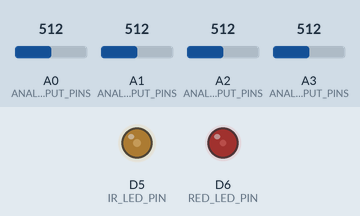
Simulated run of this sketch. Board: Arduino Uno R4 Minima. Parts: output pins drawn as LEDs (lit = HIGH). Dashed ring = blinking. The test bench sets the inputs (shaded band); at power-on: A0 (ANALOG_INPUT_PINS) = 512, A1 (ANALOG_INPUT_PINS) = 512, A2 (ANALOG_INPUT_PINS) = 512, A3 (ANALOG_INPUT_PINS) = 512 (analog values on the 0–1023 scale). What the sketch prints to the serial monitor is not drawn.

Above: at 1.2 s.
1.3 s: A0 (ANALOG_INPUT_PINS) set to 614
4.3 s: A0 (ANALOG_INPUT_PINS) set to 631
At 5.8 s:
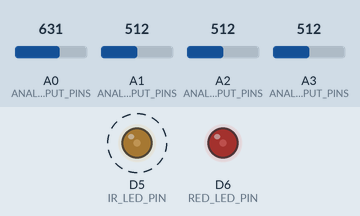
7.3 s: A1 (ANALOG_INPUT_PINS) set to 608
10.3 s: A1 (ANALOG_INPUT_PINS) set to 641
Timing chart, 0 to 12.8 s (numbered marks = the images above; inputs shaded):
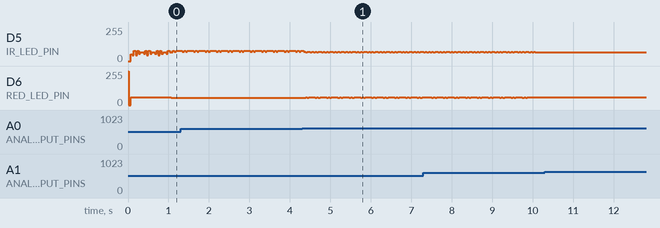

The sketch:

pulse_ox_reference.ino
```cpp
// PulseOx reference sketch for the Arduino UNO R4 WiFi.
//
// Fixed hardware model:
//   A0 -> reflective raw photodiode output
//   A1 -> transmission raw photodiode output
//   A2 -> filtered reflective photodiode output
//   A3 -> filtered transmission photodiode output
//
// LED control:
//   D6 -> RED LED
//   D5 -> IR LED
//
// Phase order:
//   RED_ON -> DARK1 -> IR_ON -> DARK2
//
// Shared protocol packets:
//   META,lab,PULSEOX_REFERENCE
//   META,firmware_version,1
//   META,acq_class,PHASED_CYCLE
//   META,adc_resolution_bits,14
//   META,cycle_rate_hz,100
//   META,phase_rate_hz,400
//   META,phase_fields,t_us,cycle_idx,phase,reflective_raw,transmission_raw,reflective_filtered,transmission_filtered
//   PHASE,t_us,cycle_idx,phase,reflective_raw,transmission_raw,reflective_filtered,transmission_filtered
//   META,cycle_fields,t_us,cycle_idx,reflective_raw_red_corr,reflective_raw_ir_corr,transmission_raw_red_corr,transmission_raw_ir_corr,reflective_filtered_red_corr,reflective_filtered_ir_corr,transmission_filtered_red_corr,transmission_filtered_ir_corr
//   CYCLE,t_us,cycle_idx,reflective_raw_red_corr,reflective_raw_ir_corr,transmission_raw_red_corr,transmission_raw_ir_corr,reflective_filtered_red_corr,reflective_filtered_ir_corr,transmission_filtered_red_corr,transmission_filtered_ir_corr
//
// The first ADC result after switching channels can be contaminated by the
// previous channel. This reference sketch discards one read and averages two
// settled reads per channel to reduce spike-like artifacts in the corrected
// cycle output.

const unsigned long BAUD_RATE = 230400;
const unsigned long CYCLE_RATE_HZ = 100;
const unsigned long CYCLE_PERIOD_US = 1000000UL / CYCLE_RATE_HZ;
const unsigned long PHASE_PERIOD_US = CYCLE_PERIOD_US / 4;
const int ADC_RESOLUTION_BITS = 14;
const int ADC_SETTLED_SAMPLE_COUNT = 2;

const int IR_LED_PIN = 5;
const int RED_LED_PIN = 6;
const int PHASE_COUNT = 4;

const int ANALOG_INPUT_PINS[] = {A0, A1, A2, A3};
const int ANALOG_INPUT_COUNT = sizeof(ANALOG_INPUT_PINS) / sizeof(ANALOG_INPUT_PINS[0]);

enum PulseOxPhase {
  RED_ON = 0,
  DARK1 = 1,
  IR_ON = 2,
  DARK2 = 3,
};

enum PulseOxChannel {
  REFLECTIVE_RAW = 0,
  TRANSMISSION_RAW = 1,
  REFLECTIVE_FILTERED = 2,
  TRANSMISSION_FILTERED = 3,
};

PulseOxPhase currentPhase = RED_ON;
unsigned long nextPhaseCaptureUs = 0;
unsigned long currentCycleIndex = 0;
int phaseSamples[PHASE_COUNT][ANALOG_INPUT_COUNT];

void applyPulseOxPhase() {
  switch (currentPhase) {
    case RED_ON:
      digitalWrite(RED_LED_PIN, HIGH);
      digitalWrite(IR_LED_PIN, LOW);
      break;
    case DARK1:
      digitalWrite(RED_LED_PIN, LOW);
      digitalWrite(IR_LED_PIN, LOW);
      break;
    case IR_ON:
      digitalWrite(RED_LED_PIN, LOW);
      digitalWrite(IR_LED_PIN, HIGH);
      break;
    case DARK2:
      digitalWrite(RED_LED_PIN, LOW);
      digitalWrite(IR_LED_PIN, LOW);
      break;
  }
}

const char* phaseName(PulseOxPhase phase) {
  switch (phase) {
    case RED_ON:
      return "RED_ON";
    case DARK1:
      return "DARK1";
    case IR_ON:
      return "IR_ON";
    case DARK2:
      return "DARK2";
  }
  return "UNKNOWN";
}

void writeMetadata() {
  Serial.println("META,lab,PULSEOX_REFERENCE");
  Serial.println("META,firmware_version,1");
  Serial.println("META,acq_class,PHASED_CYCLE");
  Serial.println("META,adc_resolution_bits,14");
  Serial.println("META,cycle_rate_hz,100");
  Serial.println("META,phase_rate_hz,400");
  Serial.println("META,selected_ports,A0,A1,A2,A3");
  Serial.println("META,pulseox_analog_map,reflective_raw=A0,transmission_raw=A1,reflective_filtered=A2,transmission_filtered=A3");
  Serial.println("META,pulseox_led_pins,IR_D5,RED_D6");
  Serial.println("META,pulseox_phase_sequence,RED_ON,DARK1,IR_ON,DARK2");
  Serial.println("META,phase_fields,t_us,cycle_idx,phase,reflective_raw,transmission_raw,reflective_filtered,transmission_filtered");
  Serial.println("META,cycle_fields,t_us,cycle_idx,reflective_raw_red_corr,reflective_raw_ir_corr,transmission_raw_red_corr,transmission_raw_ir_corr,reflective_filtered_red_corr,reflective_filtered_ir_corr,transmission_filtered_red_corr,transmission_filtered_ir_corr");
}

int readSettledPulseOxChannel(int analogPin) {
  analogRead(analogPin);

  long accumulatedValue = 0;
  for (int sampleIndex = 0; sampleIndex < ADC_SETTLED_SAMPLE_COUNT; ++sampleIndex) {
    accumulatedValue += analogRead(analogPin);
  }

  return static_cast<int>(accumulatedValue / ADC_SETTLED_SAMPLE_COUNT);
}

void emitPhasePacket(unsigned long timestampUs) {
  Serial.print("PHASE,");
  Serial.print(timestampUs);
  Serial.print(",");
  Serial.print(currentCycleIndex);
  Serial.print(",");
  Serial.print(phaseName(currentPhase));

  for (int index = 0; index < ANALOG_INPUT_COUNT; ++index) {
    Serial.print(",");
    Serial.print(phaseSamples[currentPhase][index]);
  }

  Serial.println();
}

void emitCyclePacket(unsigned long timestampUs) {
  const long reflectiveRawRedCorrected = phaseSamples[RED_ON][REFLECTIVE_RAW] - phaseSamples[DARK1][REFLECTIVE_RAW];
  const long reflectiveRawIrCorrected = phaseSamples[IR_ON][REFLECTIVE_RAW] - phaseSamples[DARK2][REFLECTIVE_RAW];
  const long transmissionRawRedCorrected = phaseSamples[RED_ON][TRANSMISSION_RAW] - phaseSamples[DARK1][TRANSMISSION_RAW];
  const long transmissionRawIrCorrected = phaseSamples[IR_ON][TRANSMISSION_RAW] - phaseSamples[DARK2][TRANSMISSION_RAW];
  const long reflectiveFilteredRedCorrected = phaseSamples[RED_ON][REFLECTIVE_FILTERED] - phaseSamples[DARK1][REFLECTIVE_FILTERED];
  const long reflectiveFilteredIrCorrected = phaseSamples[IR_ON][REFLECTIVE_FILTERED] - phaseSamples[DARK2][REFLECTIVE_FILTERED];
  const long transmissionFilteredRedCorrected = phaseSamples[RED_ON][TRANSMISSION_FILTERED] - phaseSamples[DARK1][TRANSMISSION_FILTERED];
  const long transmissionFilteredIrCorrected = phaseSamples[IR_ON][TRANSMISSION_FILTERED] - phaseSamples[DARK2][TRANSMISSION_FILTERED];

  Serial.print("CYCLE,");
  Serial.print(timestampUs);
  Serial.print(",");
  Serial.print(currentCycleIndex);
  Serial.print(",");
  Serial.print(reflectiveRawRedCorrected);
  Serial.print(",");
  Serial.print(reflectiveRawIrCorrected);
  Serial.print(",");
  Serial.print(transmissionRawRedCorrected);
  Serial.print(",");
  Serial.print(transmissionRawIrCorrected);
  Serial.print(",");
  Serial.print(reflectiveFilteredRedCorrected);
  Serial.print(",");
  Serial.print(reflectiveFilteredIrCorrected);
  Serial.print(",");
  Serial.print(transmissionFilteredRedCorrected);
  Serial.print(",");
  Serial.print(transmissionFilteredIrCorrected);
  Serial.println();
}

void captureCurrentPhase(unsigned long timestampUs) {
  for (int index = 0; index < ANALOG_INPUT_COUNT; ++index) {
    phaseSamples[currentPhase][index] = readSettledPulseOxChannel(ANALOG_INPUT_PINS[index]);
  }

  emitPhasePacket(timestampUs);

  if (currentPhase == DARK2) {
    emitCyclePacket(timestampUs);
    currentCycleIndex += 1;
  }
}

void advancePhase() {
  currentPhase = static_cast<PulseOxPhase>((currentPhase + 1) % PHASE_COUNT);
  applyPulseOxPhase();
}

void setup() {
  Serial.begin(BAUD_RATE);

  while (!Serial && millis() < 3000) {
  }

  analogReadResolution(ADC_RESOLUTION_BITS);
  pinMode(IR_LED_PIN, OUTPUT);
  pinMode(RED_LED_PIN, OUTPUT);
  applyPulseOxPhase();
  writeMetadata();
  nextPhaseCaptureUs = micros() + PHASE_PERIOD_US;
}

void loop() {
  const unsigned long nowUs = micros();
  if ((long)(nowUs - nextPhaseCaptureUs) < 0) {
    return;
  }

  captureCurrentPhase(nowUs);
  advancePhase();
  nextPhaseCaptureUs += PHASE_PERIOD_US;
}
```

Measured:
- the behaviour switches between 624 and 625 on A0 (ANALOG_INPUT_PINS) (found by bisection; images 0 and 1)
- after the input at 4.3 s, D6 (RED_LED_PIN): 53/255 → 59/255 after 0.09 s, then repeats every 0.28 s: 53/255 0.04 s, 59/255 0.16 s, 53/255 0.04 s, 59/255 0.04 s
- by itself, D5 (IR_LED_PIN): alternates 70/255 for 0.04 s and 64/255 for 0.04 s
